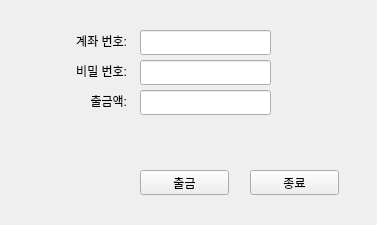
<?xml version="1.0" encoding="UTF-8"?>
<ui version="4.0">
 <class>Withdraw</class>
 <widget class="QWidget" name="Withdraw">
  <property name="geometry">
   <rect>
    <x>0</x>
    <y>0</y>
    <width>377</width>
    <height>225</height>
   </rect>
  </property>
  <property name="windowTitle">
   <string>Form</string>
  </property>
  <widget class="QLineEdit" name="le_AccountNumber">
   <property name="geometry">
    <rect>
     <x>140</x>
     <y>30</y>
     <width>131</width>
     <height>25</height>
    </rect>
   </property>
  </widget>
  <widget class="QLineEdit" name="le_AccountPassword">
   <property name="geometry">
    <rect>
     <x>140</x>
     <y>60</y>
     <width>131</width>
     <height>25</height>
    </rect>
   </property>
   <property name="echoMode">
    <enum>QLineEdit::Password</enum>
   </property>
  </widget>
  <widget class="QLineEdit" name="le_WithdrawAmount">
   <property name="geometry">
    <rect>
     <x>140</x>
     <y>90</y>
     <width>131</width>
     <height>25</height>
    </rect>
   </property>
  </widget>
  <widget class="QLabel" name="lbl_AccountNumber">
   <property name="geometry">
    <rect>
     <x>60</x>
     <y>32</y>
     <width>67</width>
     <height>17</height>
    </rect>
   </property>
   <property name="text">
    <string>계좌 번호:</string>
   </property>
   <property name="alignment">
    <set>Qt::AlignRight|Qt::AlignTrailing|Qt::AlignVCenter</set>
   </property>
  </widget>
  <widget class="QLabel" name="lbl_AccountPassword">
   <property name="geometry">
    <rect>
     <x>60</x>
     <y>62</y>
     <width>67</width>
     <height>17</height>
    </rect>
   </property>
   <property name="text">
    <string>비밀 번호:</string>
   </property>
   <property name="alignment">
    <set>Qt::AlignRight|Qt::AlignTrailing|Qt::AlignVCenter</set>
   </property>
  </widget>
  <widget class="QLabel" name="lbl_WithdrawAmount">
   <property name="geometry">
    <rect>
     <x>60</x>
     <y>92</y>
     <width>67</width>
     <height>17</height>
    </rect>
   </property>
   <property name="text">
    <string>출금액:</string>
   </property>
   <property name="alignment">
    <set>Qt::AlignRight|Qt::AlignTrailing|Qt::AlignVCenter</set>
   </property>
  </widget>
  <widget class="QPushButton" name="btn_Withdraw">
   <property name="geometry">
    <rect>
     <x>140</x>
     <y>170</y>
     <width>89</width>
     <height>25</height>
    </rect>
   </property>
   <property name="text">
    <string>출금</string>
   </property>
  </widget>
  <widget class="QPushButton" name="btn_ExitWithdraw">
   <property name="geometry">
    <rect>
     <x>250</x>
     <y>170</y>
     <width>89</width>
     <height>25</height>
    </rect>
   </property>
   <property name="text">
    <string>종료</string>
   </property>
  </widget>
 </widget>
 <resources/>
 <connections/>
</ui>
